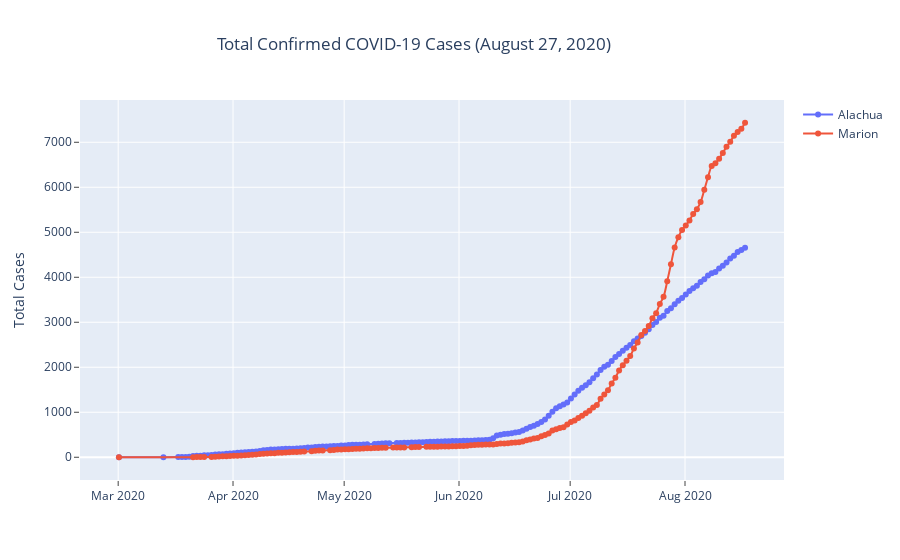

The cell this chart's notebook holds for it:
### Code cell
data.linear_progression()

### Figure 1 — Plotly figure (JSON) as saved in the notebook; plotly's stock layout.template omitted (floating-point values rounded to 4 significant figures; data arrays with more than 128 entries replaced by an {"elided": "..."} marker saying what was removed)
{"data": [{"line": {"shape": "spline", "smoothing": 0.9}, "mode": "lines+markers", "name": "Alachua", "type": "scatter", "x": {"elided": "154 str values"}, "y": {"elided": "154 int values"}}, {"line": {"shape": "spline", "smoothing": 0.9}, "mode": "lines+markers", "name": "Marion", "type": "scatter", "x": {"elided": "145 str values"}, "y": {"elided": "145 int values"}}], "layout": {"title": {"text": "Total Confirmed COVID-19 Cases (August 27, 2020)", "x": 0.46, "xanchor": "center"}, "xaxis": {"ticks": "outside", "title": {"text": ""}, "type": "date"}, "yaxis": {"ticks": "outside", "title": {"text": "Total Cases"}, "type": "linear"}}}
